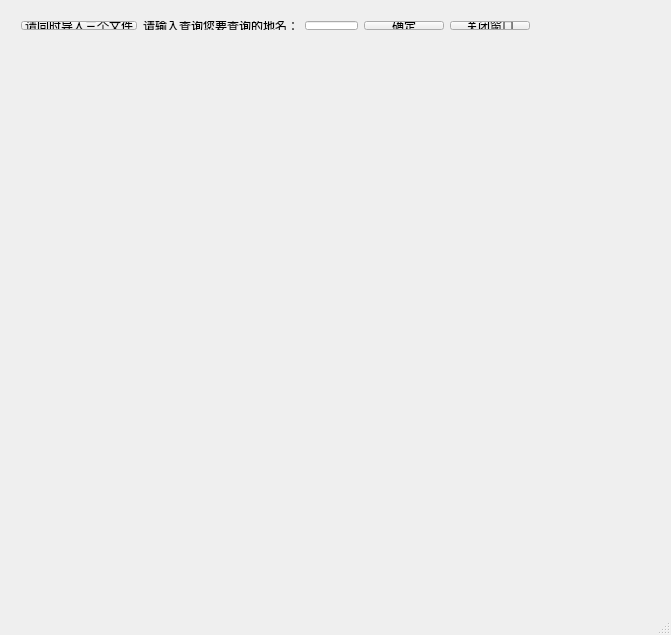
<?xml version="1.0" encoding="UTF-8"?>
<ui version="4.0">
 <class>MainWindow</class>
 <widget class="QMainWindow" name="MainWindow">
  <property name="enabled">
   <bool>true</bool>
  </property>
  <property name="geometry">
   <rect>
    <x>0</x>
    <y>0</y>
    <width>671</width>
    <height>635</height>
   </rect>
  </property>
  <property name="sizePolicy">
   <sizepolicy hsizetype="Preferred" vsizetype="Preferred">
    <horstretch>0</horstretch>
    <verstretch>0</verstretch>
   </sizepolicy>
  </property>
  <property name="mouseTracking">
   <bool>false</bool>
  </property>
  <property name="windowTitle">
   <string>地图交互界面</string>
  </property>
  <property name="autoFillBackground">
   <bool>false</bool>
  </property>
  <property name="animated">
   <bool>false</bool>
  </property>
  <widget class="QWidget" name="centralWidget">
   <widget class="cspmap" name="map">
    <property name="geometry">
     <rect>
      <x>20</x>
      <y>40</y>
      <width>641</width>
      <height>561</height>
     </rect>
    </property>
    <property name="text">
     <string/>
    </property>
   </widget>
   <widget class="QLabel" name="loadfile">
    <property name="geometry">
     <rect>
      <x>540</x>
      <y>10</y>
      <width>121</width>
      <height>31</height>
     </rect>
    </property>
    <property name="text">
     <string/>
    </property>
   </widget>
   <widget class="QWidget" name="layoutWidget">
    <property name="geometry">
     <rect>
      <x>10</x>
      <y>10</y>
      <width>531</width>
      <height>31</height>
     </rect>
    </property>
    <layout class="QHBoxLayout" name="horizontalLayout">
     <item>
      <widget class="QPushButton" name="importData">
       <property name="text">
        <string>请同时导入三个文件</string>
       </property>
      </widget>
     </item>
     <item>
      <widget class="QLabel" name="searchLabel">
       <property name="text">
        <string>请输入查询您要查询的地名：</string>
       </property>
      </widget>
     </item>
     <item>
      <widget class="QLineEdit" name="searchContext"/>
     </item>
     <item>
      <widget class="QPushButton" name="confirmSearching">
       <property name="text">
        <string>确定</string>
       </property>
      </widget>
     </item>
     <item>
      <widget class="QPushButton" name="pushButton_2">
       <property name="text">
        <string>关闭窗口</string>
       </property>
      </widget>
     </item>
    </layout>
   </widget>
  </widget>
  <widget class="QStatusBar" name="statusBar"/>
 </widget>
 <layoutdefault spacing="6" margin="11"/>
 <customwidgets>
  <customwidget>
   <class>cspmap</class>
   <extends>QLabel</extends>
   <header>cspmap.h</header>
  </customwidget>
 </customwidgets>
 <resources/>
 <connections>
  <connection>
   <sender>pushButton_2</sender>
   <signal>clicked()</signal>
   <receiver>MainWindow</receiver>
   <slot>close()</slot>
   <hints>
    <hint type="sourcelabel">
     <x>175</x>
     <y>62</y>
    </hint>
    <hint type="destinationlabel">
     <x>325</x>
     <y>66</y>
    </hint>
   </hints>
  </connection>
 </connections>
</ui>
